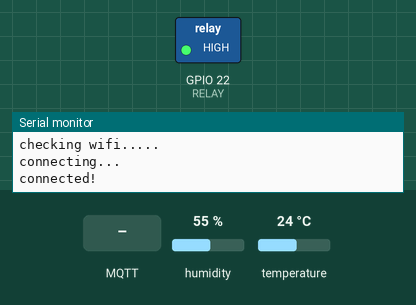
Recording of a sketch running on a simulated ESP32. On the bench: switched loads named in the sketch (green lamp = pin HIGH), the last lines printed to the serial monitor. The test bench sets the inputs (shaded band); at power-on: humidity 55 %, temperature 24 °C. WiFi joins after 1.5 s; servers stay silent unless stated; no MQTT or app messages arrive unless stated.

Above: at 3.2 s.
3.3 s: MQTT message "1" arrives on the second subscribed topic
At 5.3 s:
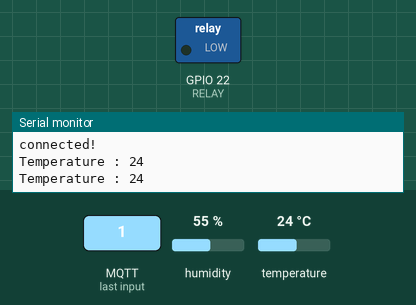
5.8 s: MQTT message "/miniproject2/on_off" arrives on the first subscribed topic
At 7.6 s:
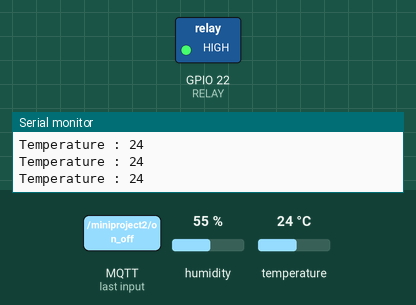
Timing chart, 0 to 9.1 s (numbered marks = the images above; inputs shaded):
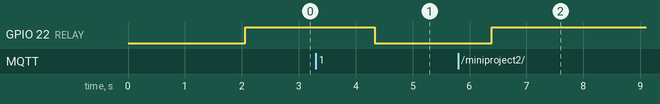

The sketch:

mini_project_2_71180346.ino
```cpp
#include <DHT.h>
#include <WiFi.h>
#include <MQTT.h>

//DHT 11
#define DHTPIN 23
#define DHTTYPE DHT11
DHT dht(DHTPIN, DHTTYPE);

//RELAY
#define RELAY 22

const char ssid[] = "speedy@a5e4";
const char pass[] = "kmzwa8awaa";

WiFiClient net;
MQTTClient client;

char tampil_suhu[10];
char pembatas[10];
char on_off[10];

void connect() {
  Serial.print("checking wifi...");
  while (WiFi.status() != WL_CONNECTED) {
    Serial.print(".");
    delay(1000);
  }
  Serial.print("\nconnecting...");
  while (!client.connect("AinzBoard", "ainzcient", "jrJPbW6mTT4qYGGt")) {
    Serial.print(".");
    delay(1000);
  }
  Serial.println("\nconnected!");

  //subscribe ke topic yang di MQTT
  client.subscribe("/miniproject2/pembatas");
  client.subscribe("/miniproject2/on_off");
}

void messageReceived(String &topic, String &payload) {
  if(topic == "/miniproject2/pembatas") {
    strcpy(pembatas, payload.c_str());
  }
  if(topic == "/miniproject2/on_off") {
    strcpy(on_off, payload.c_str());
  }
}

int temperature;

void TempSensor() {
  temperature = dht.readTemperature();
  Serial.print("Temperature : ");
  Serial.println(temperature);
  client.publish("/miniproject2/suhu", itoa(temperature, tampil_suhu, 10));
  delay(1000);

  if(temperature > atoi(pembatas)) {
    digitalWrite(RELAY, LOW);
  }
  else if(temperature <= atoi(pembatas)) {
    digitalWrite(RELAY, HIGH);
  }
}

void setup() {
  // put your setup code here, to run once:
  Serial.begin(9600);

  WiFi.begin(ssid, pass);
  client.begin("public.cloud.shiftr.io", net); //connect ke server shifter
  client.onMessage(messageReceived);  //jalankan fungsi message
  connect();

  dht.begin();
  pinMode(RELAY, OUTPUT);

}

void loop() {
  client.loop();
  delay(10);
  if (!client.connected()) {
    connect();
  }

  if(atoi(on_off) == 1) {
    TempSensor();
  }
  else {
    digitalWrite(RELAY, HIGH);
  }

}
```

Measured:
- after the input at 3.3 s, GPIO 22 (RELAY): HIGH → LOW after 1.0 s
- after the input at 5.8 s, GPIO 22 (RELAY): LOW → HIGH after 0.59 s
